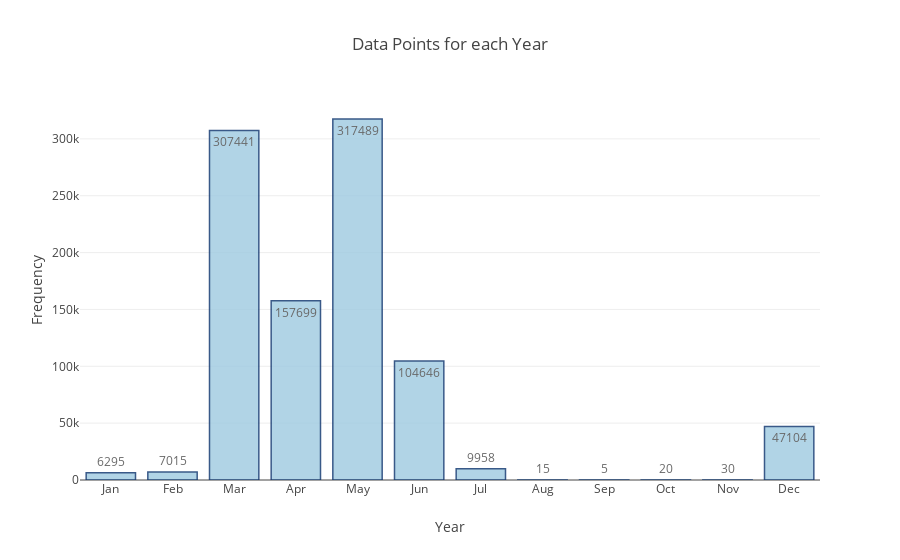

Notebook cell for this chart:
### Code cell
count = dict(Counter(df_meta.index.month))
key, val = [], []
for k in count:
    key.append(month[k-1])
    val.append(count[k])
    
trace_bar_actual = go.Bar( 
    x = key,
    y = val,
    text = val,
    textposition = 'auto',
    marker=dict(
                color='rgb(158,202,225)',
                line=dict(
                    color='rgb(8,48,107)',
                    width=1.5),
            ),
    opacity=0.8
)
layout = go.Layout(
    title='Data Points for each Year',
    height=550,
#     width=1500,
    yaxis= dict(title='Frequency'),
    xaxis= dict(title='Year')
)
fig = go.Figure(data=[trace_bar_actual], layout=layout)
iplot(fig)

### Figure 1 — Plotly figure (JSON) as saved in the notebook; plotly's stock layout.template omitted (floating-point values rounded to 4 significant figures)
{"data": [{"marker": {"color": "rgb(158,202,225)", "line": {"color": "rgb(8,48,107)", "width": 1.5}}, "opacity": 0.8, "text": [6295, 7015, 307441, 157699, 317489, 104646, 9958, 15, 5, 20, 30, 47104], "textposition": "auto", "type": "bar", "uid": "ab5112", "x": ["Jan", "Feb", "Mar", "Apr", "May", "Jun", "Jul", "Aug", "Sep", "Oct", "Nov", "Dec"], "y": [6295, 7015, 307441, 157699, 317489, 104646, 9958, 15, 5, 20, 30, 47104]}], "layout": {"autosize": true, "title": "Data Points for each Year", "xaxis": {"autorange": true, "range": [-0.5, 11.5], "title": "Year", "type": "category"}, "yaxis": {"autorange": true, "range": [0, 334200.0], "title": "Frequency", "type": "linear"}}}
